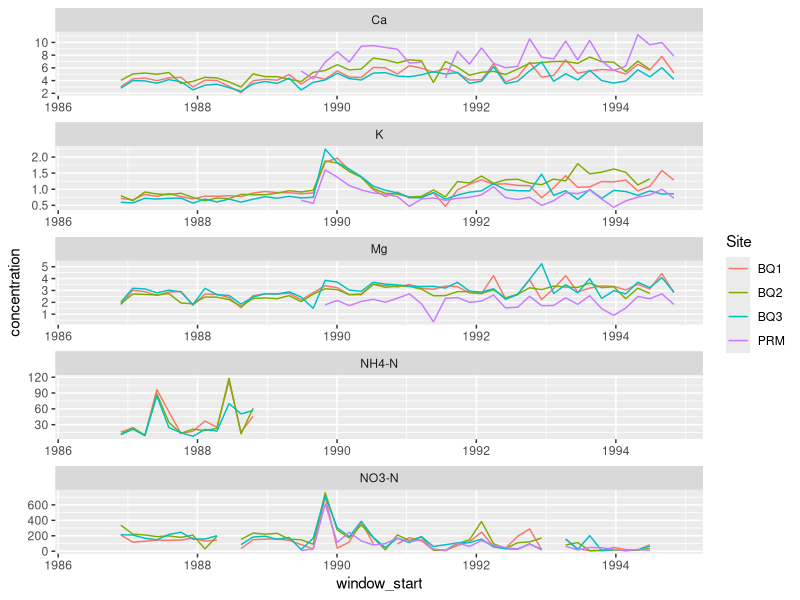

Source code (R):
library(tidyverse)

bisley1 <- read_csv("data/bisley1.csv")
bisley2 <- read_csv("data/bisley2.csv")
bisley3 <- read_csv("data/bisley3.csv")
prm <- read_csv("data/prm.csv")

#keep columns:
# - Sample_Date
# - NH4-N
# - NO3-N
# - K
# - Ca
# - Mg

#select relevant columns and label by site
cleaned_bis_1 <- bisley1 |>
  select(`NH4-N`, `NO3-N`, Sample_Date, K, Ca, Mg) |>
  mutate(Site = "BQ1")
cleaned_bis_2 <- bisley2 |>
  select(`NH4-N`, `NO3-N`, Sample_Date, K, Ca, Mg) |>
  mutate(Site = "BQ2")
cleaned_bis_3 <- bisley3 |>
  select(`NH4-N`, `NO3-N`, Sample_Date, K, Ca, Mg) |>
  mutate(Site = "BQ3")
cleaned_prm <- prm |>
  select(`NH4-N`, `NO3-N`, Sample_Date, K, Ca, Mg) |>
  mutate(Site = "PRM")


# new EMPTY tables for 9 week moving averages for each site
bis_window_1 <- tibble(
  window_start = seq(ymd("1986-05-20"), ymd("1994-12-30"), by = "9 weeks"),
  Site = "BQ1",
  `NH4-N` = NA,
  `NO3-N` = NA,
  K = NA,
  Ca = NA,
  Mg = NA
)
bis_window_2 <- tibble(
  window_start = seq(ymd("1986-05-20"), ymd("1994-12-30"), by = "9 weeks"),
  Site = "BQ2",
  `NH4-N` = NA,
  `NO3-N` = NA,
  K = NA,
  Ca = NA,
  Mg = NA
)
bis_window_3 <- tibble(
  window_start = seq(ymd("1986-05-20"), ymd("1994-12-30"), by = "9 weeks"),
  Site = "BQ3",
  `NH4-N` = NA,
  `NO3-N` = NA,
  K = NA,
  Ca = NA,
  Mg = NA
)
prm_window <- tibble(
  window_start = seq(ymd("1986-05-20"), ymd("1994-12-30"), by = "9 weeks"),
  Site = "PRM",
  `NH4-N` = NA,
  `NO3-N` = NA,
  K = NA,
  Ca = NA,
  Mg = NA
)


## create a moving window average for each dataset (populate table)
# Bis 1:
for (i in 1:nrow(bis_window_1)) {
  w1 <- bis_window_1$window_start[i]
  w2 <- w1 + 9

  `NH4-N` <- cleaned_bis_1$`NH4-N`[
    cleaned_bis_1$Sample_Date >= w1 & cleaned_bis_1$Sample_Date < w2
  ]
  `NO3-N` <- cleaned_bis_1$`NO3-N`[
    cleaned_bis_1$Sample_Date >= w1 & cleaned_bis_1$Sample_Date < w2
  ]
  K <- cleaned_bis_1$K[
    cleaned_bis_1$Sample_Date >= w1 & cleaned_bis_1$Sample_Date < w2
  ]
  Ca <- cleaned_bis_1$Ca[
    cleaned_bis_1$Sample_Date >= w1 & cleaned_bis_1$Sample_Date < w2
  ]
  Mg <- cleaned_bis_1$Mg[
    cleaned_bis_1$Sample_Date >= w1 & cleaned_bis_1$Sample_Date < w2
  ]
  Site <- cleaned_bis_1$Site[w1]

  bis_window_1$`NH4-N`[i] <- mean(`NH4-N`, na.rm = TRUE)
  bis_window_1$`NO3-N`[i] <- mean(`NO3-N`, na.rm = TRUE)
  bis_window_1$K[i] <- mean(K, na.rm = TRUE)
  bis_window_1$Ca[i] <- mean(Ca, na.rm = TRUE)
  bis_window_1$Mg[i] <- mean(Mg, na.rm = TRUE)
}

# Bis 2:
for (i in 1:nrow(bis_window_2)) {
  w1 <- bis_window_2$window_start[i]
  w2 <- w1 + 9

  `NH4-N` <- cleaned_bis_2$`NH4-N`[
    cleaned_bis_2$Sample_Date >= w1 & cleaned_bis_2$Sample_Date < w2
  ]
  `NO3-N` <- cleaned_bis_2$`NO3-N`[
    cleaned_bis_2$Sample_Date >= w1 & cleaned_bis_2$Sample_Date < w2
  ]
  K <- cleaned_bis_2$K[
    cleaned_bis_2$Sample_Date >= w1 & cleaned_bis_2$Sample_Date < w2
  ]
  Ca <- cleaned_bis_2$Ca[
    cleaned_bis_2$Sample_Date >= w1 & cleaned_bis_2$Sample_Date < w2
  ]
  Mg <- cleaned_bis_2$Mg[
    cleaned_bis_2$Sample_Date >= w1 & cleaned_bis_2$Sample_Date < w2
  ]
  Site <- cleaned_bis_2$Site[w1]

  bis_window_2$`NH4-N`[i] <- mean(`NH4-N`, na.rm = TRUE)
  bis_window_2$`NO3-N`[i] <- mean(`NO3-N`, na.rm = TRUE)
  bis_window_2$K[i] <- mean(K, na.rm = TRUE)
  bis_window_2$Ca[i] <- mean(Ca, na.rm = TRUE)
  bis_window_2$Mg[i] <- mean(Mg, na.rm = TRUE)
}


# Bis 3:
for (i in 1:nrow(bis_window_3)) {
  w1 <- bis_window_3$window_start[i]
  w2 <- w1 + 9

  `NH4-N` <- cleaned_bis_3$`NH4-N`[
    cleaned_bis_3$Sample_Date >= w1 & cleaned_bis_3$Sample_Date < w2
  ]
  `NO3-N` <- cleaned_bis_3$`NO3-N`[
    cleaned_bis_3$Sample_Date >= w1 & cleaned_bis_3$Sample_Date < w2
  ]
  K <- cleaned_bis_3$K[
    cleaned_bis_3$Sample_Date >= w1 & cleaned_bis_3$Sample_Date < w2
  ]
  Ca <- cleaned_bis_3$Ca[
    cleaned_bis_3$Sample_Date >= w1 & cleaned_bis_3$Sample_Date < w2
  ]
  Mg <- cleaned_bis_3$Mg[
    cleaned_bis_3$Sample_Date >= w1 & cleaned_bis_3$Sample_Date < w2
  ]
  Site <- cleaned_bis_3$Site[w1]

  bis_window_3$`NH4-N`[i] <- mean(`NH4-N`, na.rm = TRUE)
  bis_window_3$`NO3-N`[i] <- mean(`NO3-N`, na.rm = TRUE)
  bis_window_3$K[i] <- mean(K, na.rm = TRUE)
  bis_window_3$Ca[i] <- mean(Ca, na.rm = TRUE)
  bis_window_3$Mg[i] <- mean(Mg, na.rm = TRUE)
}

# PRM:
for (i in 1:nrow(prm_window)) {
  w1 <- prm_window$window_start[i]
  w2 <- w1 + 9

  `NH4-N` <- cleaned_prm$`NH4-N`[
    cleaned_prm$Sample_Date >= w1 & cleaned_prm$Sample_Date < w2
  ]
  `NO3-N` <- cleaned_prm$`NO3-N`[
    cleaned_prm$Sample_Date >= w1 & cleaned_prm$Sample_Date < w2
  ]
  K <- cleaned_prm$K[
    cleaned_prm$Sample_Date >= w1 & cleaned_prm$Sample_Date < w2
  ]
  Ca <- cleaned_prm$Ca[
    cleaned_prm$Sample_Date >= w1 & cleaned_prm$Sample_Date < w2
  ]
  Mg <- cleaned_prm$Mg[
    cleaned_prm$Sample_Date >= w1 & cleaned_prm$Sample_Date < w2
  ]
  Site <- cleaned_prm$Site[w1]

  prm_window$`NH4-N`[i] <- mean(`NH4-N`, na.rm = TRUE)
  prm_window$`NO3-N`[i] <- mean(`NO3-N`, na.rm = TRUE)
  prm_window$K[i] <- mean(K, na.rm = TRUE)
  prm_window$Ca[i] <- mean(Ca, na.rm = TRUE)
  prm_window$Mg[i] <- mean(Mg, na.rm = TRUE)
}

# merge datasets
merged_data <- bind_rows(bis_window_1, bis_window_2, bis_window_3, prm_window)
reshaped <- merged_data |>
  pivot_longer(
    cols = c(`NH4-N`, `NO3-N`, K, Ca, Mg),
    names_to = "nutrient",
    values_to = "concentration"
  )


#plot
ggplot(
  data = reshaped,
  mapping = aes(
    x = window_start,
    y = concentration,
    color = Site
  )
) +
  geom_line() +
  facet_wrap(
    vars(nutrient),
    scales = "free",
    ncol = 1
  )
